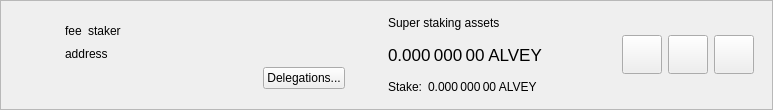
<?xml version="1.0" encoding="UTF-8"?>
<ui version="4.0">
 <class>SuperStakerItemWidget</class>
 <widget class="QWidget" name="SuperStakerItemWidget">
  <property name="geometry">
   <rect>
    <x>0</x>
    <y>0</y>
    <width>773</width>
    <height>110</height>
   </rect>
  </property>
  <property name="sizePolicy">
   <sizepolicy hsizetype="Preferred" vsizetype="Maximum">
    <horstretch>0</horstretch>
    <verstretch>0</verstretch>
   </sizepolicy>
  </property>
  <property name="windowTitle">
   <string>Form</string>
  </property>
  <layout class="QVBoxLayout" name="verticalLayout_2">
   <property name="spacing">
    <number>0</number>
   </property>
   <property name="leftMargin">
    <number>0</number>
   </property>
   <property name="topMargin">
    <number>0</number>
   </property>
   <property name="rightMargin">
    <number>0</number>
   </property>
   <property name="bottomMargin">
    <number>0</number>
   </property>
   <item>
    <widget class="QFrame" name="superStakerItemFrame">
     <property name="frameShape">
      <enum>QFrame::StyledPanel</enum>
     </property>
     <property name="frameShadow">
      <enum>QFrame::Raised</enum>
     </property>
     <layout class="QHBoxLayout" name="horizontalLayout">
      <property name="topMargin">
       <number>0</number>
      </property>
      <property name="bottomMargin">
       <number>0</number>
      </property>
      <item>
       <widget class="QLabel" name="superStakerLogo">
        <property name="sizePolicy">
         <sizepolicy hsizetype="Fixed" vsizetype="Fixed">
          <horstretch>0</horstretch>
          <verstretch>0</verstretch>
         </sizepolicy>
        </property>
        <property name="minimumSize">
         <size>
          <width>40</width>
          <height>40</height>
         </size>
        </property>
        <property name="alignment">
         <set>Qt::AlignCenter</set>
        </property>
       </widget>
      </item>
      <item>
       <widget class="QStackedWidget" name="stackedWidget">
        <property name="currentIndex">
         <number>0</number>
        </property>
        <widget class="QWidget" name="page">
         <layout class="QHBoxLayout" name="horizontalLayout_4">
          <item>
           <layout class="QHBoxLayout" name="horizontalLayout_3">
            <item>
             <layout class="QVBoxLayout" name="verticalLayout">
              <property name="rightMargin">
               <number>15</number>
              </property>
              <item>
               <spacer name="verticalSpacer_2">
                <property name="orientation">
                 <enum>Qt::Vertical</enum>
                </property>
                <property name="sizeHint" stdset="0">
                 <size>
                  <width>20</width>
                  <height>0</height>
                 </size>
                </property>
               </spacer>
              </item>
              <item alignment="Qt::AlignLeft">
               <widget class="QWidget" name="widgetSuperStaker" native="true">
                <property name="minimumSize">
                 <size>
                  <width>280</width>
                  <height>0</height>
                 </size>
                </property>
                <layout class="QHBoxLayout" name="horizontalLayout_2" stretch="0,0,1">
                 <property name="leftMargin">
                  <number>0</number>
                 </property>
                 <property name="topMargin">
                  <number>0</number>
                 </property>
                 <property name="rightMargin">
                  <number>0</number>
                 </property>
                 <property name="bottomMargin">
                  <number>0</number>
                 </property>
                 <item alignment="Qt::AlignLeft">
                  <widget class="QLabel" name="labelFee">
                   <property name="text">
                    <string>fee</string>
                   </property>
                   <property name="textInteractionFlags">
                    <set>Qt::LinksAccessibleByMouse|Qt::TextSelectableByMouse</set>
                   </property>
                  </widget>
                 </item>
                 <item alignment="Qt::AlignLeft">
                  <widget class="QLabel" name="labelStaker">
                   <property name="text">
                    <string>staker</string>
                   </property>
                   <property name="textInteractionFlags">
                    <set>Qt::LinksAccessibleByMouse|Qt::TextSelectableByMouse</set>
                   </property>
                  </widget>
                 </item>
                 <item>
                  <spacer name="horizontalSpacer">
                   <property name="orientation">
                    <enum>Qt::Horizontal</enum>
                   </property>
                   <property name="sizeType">
                    <enum>QSizePolicy::Minimum</enum>
                   </property>
                   <property name="sizeHint" stdset="0">
                    <size>
                     <width>0</width>
                     <height>20</height>
                    </size>
                   </property>
                  </spacer>
                 </item>
                </layout>
               </widget>
              </item>
              <item>
               <widget class="QLabel" name="labelAddress">
                <property name="text">
                 <string>address</string>
                </property>
                <property name="textInteractionFlags">
                 <set>Qt::LinksAccessibleByMouse|Qt::TextSelectableByMouse</set>
                </property>
               </widget>
              </item>
              <item alignment="Qt::AlignRight">
               <widget class="QPushButton" name="buttonDelegations">
                <property name="text">
                 <string>Delegations...</string>
                </property>
               </widget>
              </item>
              <item>
               <spacer name="verticalSpacer">
                <property name="orientation">
                 <enum>Qt::Vertical</enum>
                </property>
                <property name="sizeHint" stdset="0">
                 <size>
                  <width>20</width>
                  <height>0</height>
                 </size>
                </property>
               </spacer>
              </item>
             </layout>
            </item>
            <item>
             <widget class="QWidget" name="vLineAssets" native="true">
              <property name="sizePolicy">
               <sizepolicy hsizetype="Preferred" vsizetype="Preferred">
                <horstretch>0</horstretch>
                <verstretch>0</verstretch>
               </sizepolicy>
              </property>
              <property name="minimumSize">
               <size>
                <width>1</width>
                <height>0</height>
               </size>
              </property>
             </widget>
            </item>
            <item>
             <widget class="QWidget" name="widgetStakingAssets" native="true">
              <property name="sizePolicy">
               <sizepolicy hsizetype="Minimum" vsizetype="Preferred">
                <horstretch>0</horstretch>
                <verstretch>0</verstretch>
               </sizepolicy>
              </property>
              <layout class="QVBoxLayout" name="verticalLayout_3">
               <property name="leftMargin">
                <number>15</number>
               </property>
               <property name="topMargin">
                <number>0</number>
               </property>
               <property name="rightMargin">
                <number>15</number>
               </property>
               <property name="bottomMargin">
                <number>0</number>
               </property>
               <item>
                <widget class="QLabel" name="labelAssetsText">
                 <property name="text">
                  <string>Super staking assets</string>
                 </property>
                 <property name="alignment">
                  <set>Qt::AlignLeading|Qt::AlignLeft|Qt::AlignVCenter</set>
                 </property>
                </widget>
               </item>
               <item>
                <widget class="QLabel" name="labelAssets">
                 <property name="font">
                  <font>
                   <pointsize>13</pointsize>
                  </font>
                 </property>
                 <property name="cursor">
                  <cursorShape>IBeamCursor</cursorShape>
                 </property>
                 <property name="toolTip">
                  <string>Your current spendable balance</string>
                 </property>
                 <property name="text">
                  <string notr="true">0.000 000 00 ALVEY</string>
                 </property>
                 <property name="alignment">
                  <set>Qt::AlignLeading|Qt::AlignLeft|Qt::AlignVCenter</set>
                 </property>
                 <property name="textInteractionFlags">
                  <set>Qt::LinksAccessibleByMouse|Qt::TextSelectableByMouse</set>
                 </property>
                </widget>
               </item>
               <item>
                <layout class="QHBoxLayout" name="horizontalLayout_6">
                 <property name="spacing">
                  <number>6</number>
                 </property>
                 <item>
                  <widget class="QLabel" name="labelStakeText">
                   <property name="sizePolicy">
                    <sizepolicy hsizetype="Maximum" vsizetype="Preferred">
                     <horstretch>0</horstretch>
                     <verstretch>0</verstretch>
                    </sizepolicy>
                   </property>
                   <property name="text">
                    <string>Stake:</string>
                   </property>
                   <property name="alignment">
                    <set>Qt::AlignLeading|Qt::AlignLeft|Qt::AlignVCenter</set>
                   </property>
                  </widget>
                 </item>
                 <item>
                  <widget class="QLabel" name="labelStake">
                   <property name="text">
                    <string>0.000 000 00 ALVEY</string>
                   </property>
                   <property name="alignment">
                    <set>Qt::AlignLeading|Qt::AlignLeft|Qt::AlignVCenter</set>
                   </property>
                   <property name="textInteractionFlags">
                    <set>Qt::LinksAccessibleByMouse|Qt::TextSelectableByMouse</set>
                   </property>
                  </widget>
                 </item>
                 <item>
                  <spacer name="horizontalSpacer_4">
                   <property name="orientation">
                    <enum>Qt::Horizontal</enum>
                   </property>
                   <property name="sizeType">
                    <enum>QSizePolicy::Minimum</enum>
                   </property>
                   <property name="sizeHint" stdset="0">
                    <size>
                     <width>0</width>
                     <height>0</height>
                    </size>
                   </property>
                  </spacer>
                 </item>
                </layout>
               </item>
              </layout>
             </widget>
            </item>
            <item>
             <spacer name="horizontalSpacer_2">
              <property name="orientation">
               <enum>Qt::Horizontal</enum>
              </property>
              <property name="sizeHint" stdset="0">
               <size>
                <width>0</width>
                <height>20</height>
               </size>
              </property>
             </spacer>
            </item>
            <item>
             <widget class="QToolButton" name="buttonConfig">
              <property name="text">
               <string/>
              </property>
              <property name="iconSize">
               <size>
                <width>32</width>
                <height>32</height>
               </size>
              </property>
             </widget>
            </item>
            <item>
             <widget class="QToolButton" name="buttonSplit">
              <property name="text">
               <string/>
              </property>
              <property name="iconSize">
               <size>
                <width>32</width>
                <height>32</height>
               </size>
              </property>
             </widget>
            </item>
            <item>
             <widget class="QToolButton" name="buttonRemove">
              <property name="text">
               <string/>
              </property>
              <property name="iconSize">
               <size>
                <width>32</width>
                <height>32</height>
               </size>
              </property>
             </widget>
            </item>
           </layout>
          </item>
         </layout>
        </widget>
        <widget class="QWidget" name="page_2">
         <layout class="QHBoxLayout" name="horizontalLayout_5">
          <item>
           <widget class="QLabel" name="labelNewSuperStaker">
            <property name="text">
             <string>Add new super stakers</string>
            </property>
           </widget>
          </item>
          <item>
           <spacer name="horizontalSpacer_3">
            <property name="orientation">
             <enum>Qt::Horizontal</enum>
            </property>
            <property name="sizeHint" stdset="0">
             <size>
              <width>408</width>
              <height>20</height>
             </size>
            </property>
           </spacer>
          </item>
          <item>
           <widget class="QToolButton" name="buttonRestore">
            <property name="text">
             <string/>
            </property>
            <property name="iconSize">
             <size>
              <width>32</width>
              <height>32</height>
             </size>
            </property>
           </widget>
          </item>
          <item>
           <widget class="QToolButton" name="buttonAdd">
            <property name="text">
             <string/>
            </property>
            <property name="iconSize">
             <size>
              <width>32</width>
              <height>32</height>
             </size>
            </property>
           </widget>
          </item>
         </layout>
        </widget>
       </widget>
      </item>
     </layout>
    </widget>
   </item>
  </layout>
 </widget>
 <resources/>
 <connections/>
</ui>
